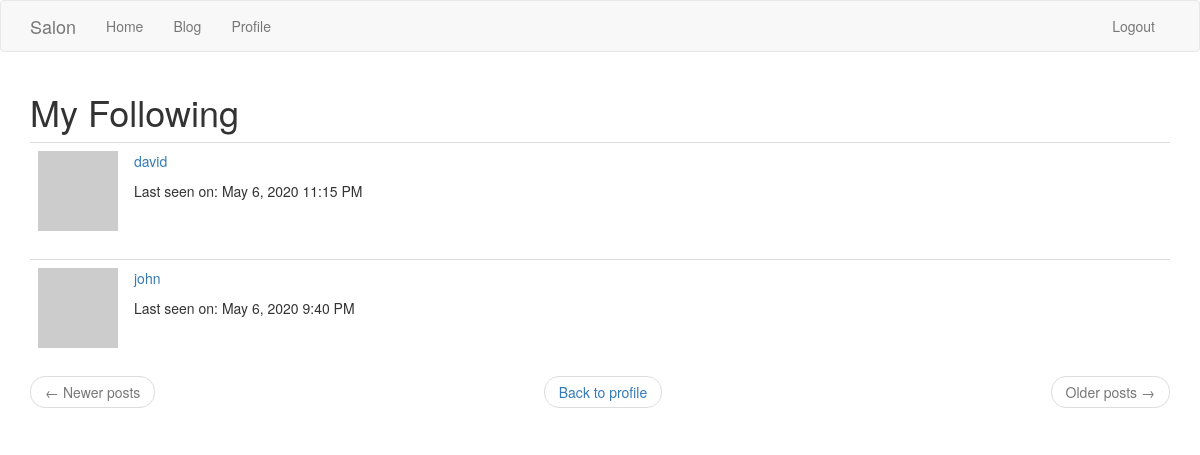
The page /followings/liza (signed in) on the database as committed earlier.
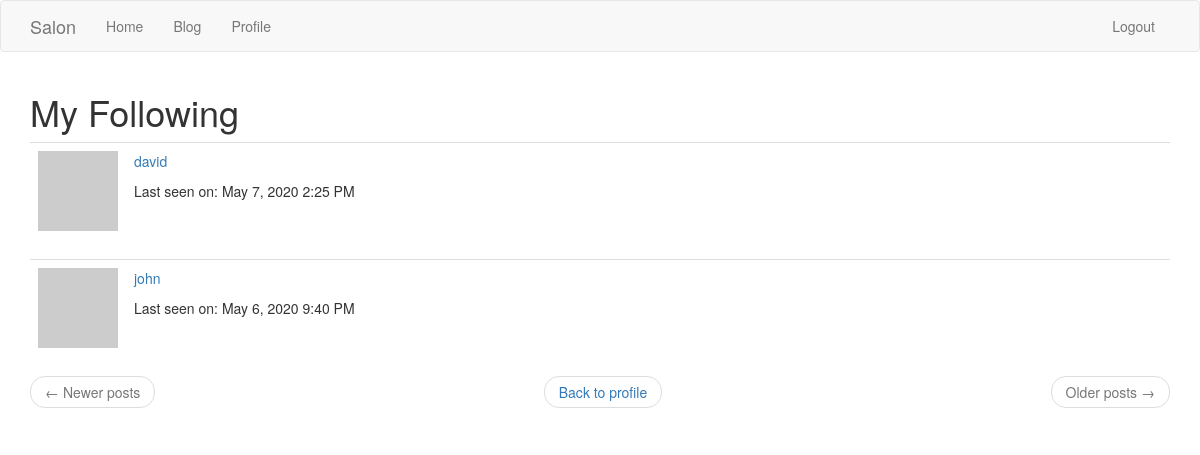
The same page on the database as committed later.
### app/models.py (models this page shows, shortened)
class User(UserMixin, db.Model):
    id = db.Column(db.Integer, primary_key=True)
    username = db.Column(db.String(64), index=True, unique=True)
    email = db.Column(db.String(120), index=True, unique=True)
    password_hash = db.Column(db.String(128))
    posts = db.relationship('Post', backref='author', lazy='dynamic')
    sh_vars = db.relationship('Shedule', backref='person', lazy='dynamic')
    about_me = db.Column(db.String(140))
    last_seen = db.Column(db.DateTime, default=datetime.utcnow)
    master_id = db.Column(db.Integer)
    followed = db.relationship(
        'User', secondary=followers,
        primaryjoin=(followers.c.follower_id == id),
        secondaryjoin=(followers.c.followed_id == id),
        backref=db.backref('followers', lazy='dynamic'), lazy='dynamic')
    def avatar(self, size):
        digest = md5(self.email.lower().encode('utf-8')).hexdigest()
        return 'https://www.gravatar.com/avatar/{}?d=identicon&s={}'.format(
            digest, size)

### app/routes.py (the view)
@app.route('/followings/<username>', methods = ['GET', 'POST'])
@login_required
def followings(username):
    user = User.query.filter_by(username = username).first()
    page = request.args.get('page', 1, type = int)
    followings = user.followed.order_by(User.username.asc()).paginate(
        page, app.config['POSTS_PER_PAGE'], False)
    next_url = (url_for('follow_ers_ings', username = user.username,
                        page = followings.next_num)
                if followings.has_next else None)
    prev_url = (url_for('follow_ers_ings', username = user.username,
                        page = followings.prev_num)
                if followings.has_prev else None)
    return render_template('follow_ers_ings.html', title = _('Following'),
                           folls = followings.items, next_url = next_url,
                           prev_url = prev_url, user = user)

### app/models.py (called while the page is built)
@login.user_loader
def load_user(id):
    return User.query.get(int(id))

### app/routes.py (called while the page is built)
@app.before_request
def before_request():
    if current_user.is_authenticated:
        current_user.last_seen = datetime.utcnow()
        db.session.commit()
    g.locale = str(get_locale())

### app/templates/follow_ers_ings.html
{% extends "base.html" %}
{% import 'bootstrap/wtf.html' as wtf %}
{% block app_content %}
    <h1>{{ _('My %(follow)s', follow = title) }}</h1>
    {% for foll in folls %}
        {% include '_folls.html' %}
    {% endfor %}
    <nav aria-label="...">
        <ul class="pager">
            <li class="previous{% if not prev_url %} disabled{% endif %}">
                <a href="{{ prev_url or '#' }}">
                    <span aria-hidden="true">&larr;</span> {{ _('Newer posts') }}
                </a>
            </li>
			<li>
				<a href="{{ url_for('user', username=user.username) }}">
                    {{ _('Back to profile') }}
                </a>
			</li>
            <li class="next{% if not next_url %} disabled{% endif %}">
                <a href="{{ next_url or '#' }}">
                    {{ _('Older posts') }} <span aria-hidden="true">&rarr;</span>
                </a>
            </li>
        </ul>
    </nav>
{% endblock %}

### app/templates/_folls.html (shortened to what this page needs)
<table class="table table-hover">
    <tr>
        <td width="70px">
            <a href="{{ url_for('user', username=foll.username) }}">
                <img src="{{ foll.avatar(70) }}" />
            </a>
        </td>
        <td>
			<p>{{ _('%(username)s ', username=user_link) }}</p>
			<p>{{ _('Last seen on') }}: {{ moment(foll.last_seen).format('LLL') }}</p>
            <br>
        </td>
    </tr>
</table>

Rows that differ between the two databases and show on the page:
changed User "david": last_seen "May 6, 2020 11:15 PM" → "May 7, 2020 2:25 PM"
